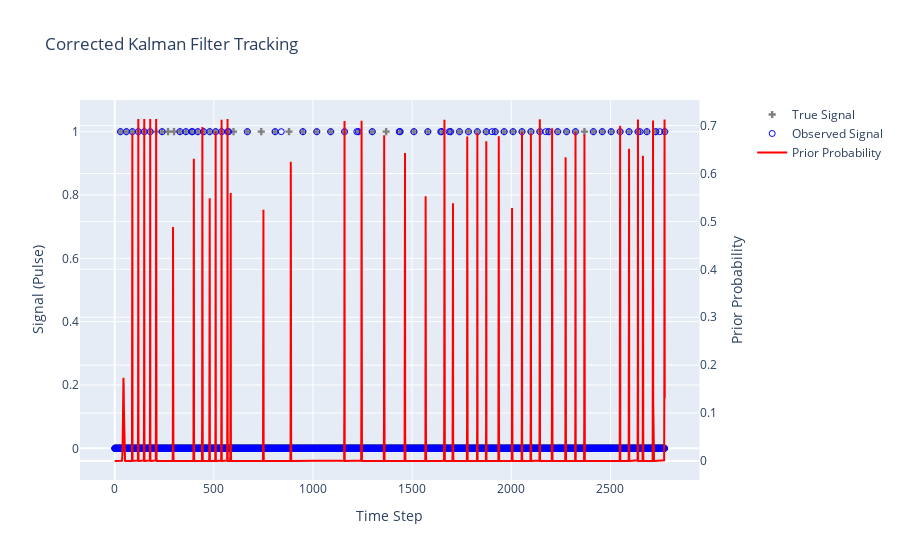

Notebook code cell kept with this figure:
### Code cell
## Appendix: Code Workspace
# ID: KalmanFilterFixed
import numpy as np
import plotly.graph_objects as go
from plotly.subplots import make_subplots
from scipy.stats import norm


class KalmanFilter:
	def __init__(
		self, initial_state, initial_covariance, process_noise, measurement_noise
	):
		self.state = np.array(initial_state)
		self.covariance = np.array(initial_covariance)
		self.process_noise = np.array(process_noise)
		self.measurement_noise = np.array(measurement_noise)
		self.transition_matrix = np.array([[1, 1], [0, 1]])
		self.measurement_matrix = np.array([[1, 0]])

	def predict(self):
		self.state = self.transition_matrix @ self.state
		self.covariance = (
			self.transition_matrix @ self.covariance @ self.transition_matrix.T
			+ self.process_noise
		)

	def update(self, measurement):
		measurement_prediction = self.measurement_matrix @ self.state
		error = measurement - measurement_prediction

		# (ref A) This is the corrected line with the proper matrix multiplication order.
		s = (
			self.measurement_matrix @ self.covariance @ self.measurement_matrix.T
			+ self.measurement_noise
		)

		kalman_gain = self.covariance @ self.measurement_matrix.T @ np.linalg.inv(s)
		self.state = self.state + kalman_gain @ error
		identity = np.eye(self.state.shape[0])
		self.covariance = (identity - kalman_gain @ self.measurement_matrix) @ self.covariance


# --- Main Execution ---
def generateSyntheticData(regimes, miss_prob=0.0, false_alarm_prob=0.0):
	# Unchanged
	true_signal = []
	for num_events, period in regimes:
		for _ in range(num_events):
			true_signal.extend([0] * (period - 1))
			true_signal.append(1)
	true_signal = np.array(true_signal, dtype=int)
	if miss_prob == 0 and false_alarm_prob == 0:
		return true_signal, true_signal
	observed_signal = true_signal.copy()
	true_ones_indices = np.where(true_signal == 1)[0]
	miss_mask = np.random.rand(len(true_ones_indices)) < miss_prob
	indices_to_flip_to_zero = true_ones_indices[miss_mask]
	observed_signal[indices_to_flip_to_zero] = 0
	true_zeros_indices = np.where(true_signal == 0)[0]
	false_alarm_mask = np.random.rand(len(true_zeros_indices)) < false_alarm_prob
	indices_to_flip_to_one = true_zeros_indices[false_alarm_mask]
	observed_signal[indices_to_flip_to_one] = 1
	return observed_signal, true_signal


if __name__ == "__main__":
	signal_regimes = [(20, 30), (15, 70), (25, 45)]
	miss_probability = 0.15
	false_alarm_probability = 0.005

	observed_signal, true_signal = generateSyntheticData(
		signal_regimes, miss_prob=miss_probability, false_alarm_prob=false_alarm_probability
	)
	time_steps = np.arange(len(observed_signal))

	# --- Correct Kalman Filter Initialization from First Principles ---
	first_pulse_idx = np.where(observed_signal == 1)[0][0]
	initial_period_guess = signal_regimes[0][1]

	measurement_variance = 0.01
	period_drift_std_dev = 0.5
	q_period = period_drift_std_dev**2
	time_jitter_std_dev = 0.1
	q_time = time_jitter_std_dev**2
	process_noise_matrix = [[q_time, 0], [0, q_period]]

	kf = KalmanFilter(
		initial_state=[first_pulse_idx, initial_period_guess],
		initial_covariance=[[10.0, 0], [0, 10.0]],
		process_noise=process_noise_matrix,
		measurement_noise=[[measurement_variance]],
	)

	priors = []
	# --- Main Processing Loop ---
	kf.predict()
	predicted_time = kf.state[0]
	predicted_time_variance = kf.covariance[0, 0]

	for t, observation in enumerate(observed_signal):
		# Handle potential numerical instability where variance becomes non-positive
		if predicted_time_variance <= 0:
			predicted_time_variance = 1e-9

		prior_prob = norm.pdf(t, loc=predicted_time, scale=np.sqrt(predicted_time_variance))
		priors.append(prior_prob)

		if observation == 1:
			kf.update(np.array([t]))
			kf.predict()
			predicted_time = kf.state[0]
			predicted_time_variance = kf.covariance[0, 0]

	# --- Visualization ---
	fig = make_subplots(specs=[[{"secondary_y": True}]])
	fig.add_trace(
		go.Scatter(
			x=time_steps,
			y=true_signal,
			mode="markers",
			name="True Signal",
			marker=dict(color="gray", symbol="cross"),
		),
		secondary_y=False,
	)
	fig.add_trace(
		go.Scatter(
			x=time_steps,
			y=observed_signal,
			mode="markers",
			name="Observed Signal",
			marker=dict(color="blue", symbol="circle-open"),
		),
		secondary_y=False,
	)
	fig.add_trace(
		go.Scatter(
			x=time_steps,
			y=priors,
			mode="lines",
			name="Prior Probability",
			line=dict(color="red", width=2),
		),
		secondary_y=True,
	)
	fig.update_layout(
		title_text=f"Corrected Kalman Filter Tracking", xaxis_title="Time Step"
	)
	fig.update_yaxes(title_text="Signal (Pulse)", secondary_y=False, range=[-0.1, 1.1])
	fig.update_yaxes(title_text="Prior Probability", secondary_y=True)
	fig.show()

### Figure 1 — Plotly figure (JSON) as saved in the notebook; plotly's stock layout.template omitted (floating-point values rounded to 4 significant figures; data arrays with more than 128 entries replaced by an {"elided": "..."} marker saying what was removed)
{"data": [{"marker": {"color": "gray", "symbol": "cross"}, "mode": "markers", "name": "True Signal", "type": "scatter", "x": {"elided": "2775 int values"}, "xaxis": "x", "y": {"elided": "2775 int values"}, "yaxis": "y"}, {"marker": {"color": "blue", "symbol": "circle-open"}, "mode": "markers", "name": "Observed Signal", "type": "scatter", "x": {"elided": "2775 int values"}, "xaxis": "x", "y": {"elided": "2775 int values"}, "yaxis": "y"}, {"line": {"color": "red", "width": 2}, "mode": "lines", "name": "Prior Probability", "type": "scatter", "x": {"elided": "2775 int values"}, "xaxis": "x", "y": {"elided": "2775 float values"}, "yaxis": "y2"}], "layout": {"title": {"text": "Corrected Kalman Filter Tracking"}, "xaxis": {"anchor": "y", "domain": [0, 0.94], "title": {"text": "Time Step"}}, "yaxis": {"anchor": "x", "domain": [0, 1], "range": [-0.1, 1.1], "title": {"text": "Signal (Pulse)"}}, "yaxis2": {"anchor": "x", "overlaying": "y", "side": "right", "title": {"text": "Prior Probability"}}}}
